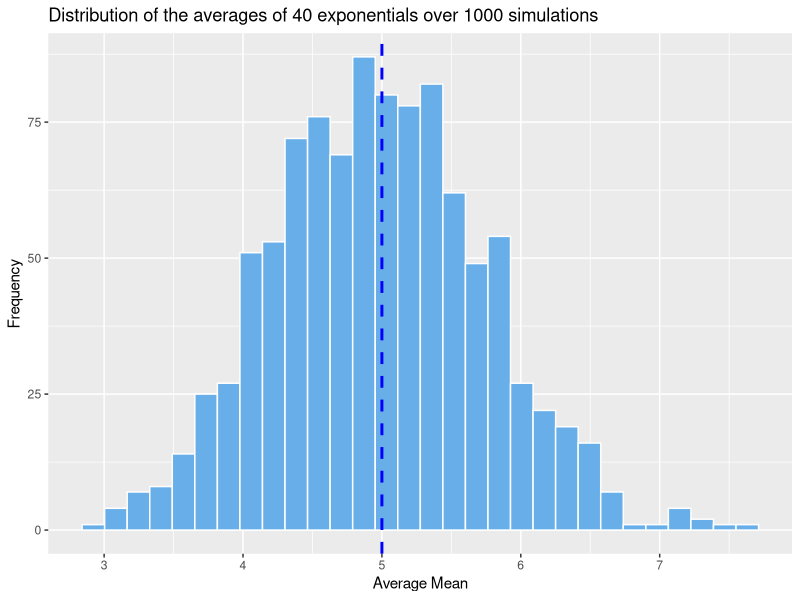
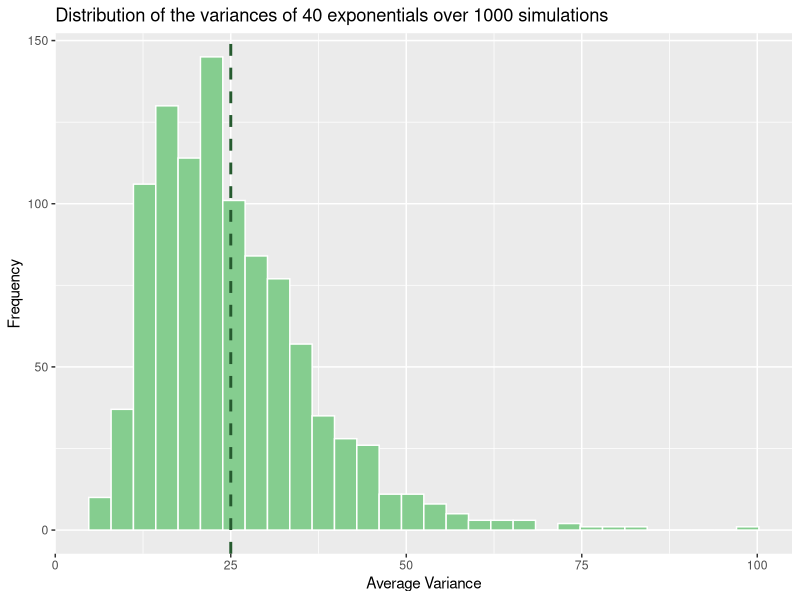

These charts were generated, in order, by the following R code:
## ---- chunk 1
knitr::opts_chunk$set(echo = TRUE)
## ---- chunk 2
        library(ggplot2)
        lambda <- 0.2
## ---- chunk 3
        ## Simulate 40 exponentials one thousand times and find the average means and variances.
                means <- NULL
                for (i in 1:1000) means = c(means, mean(rexp(40, 0.2)))
        
                vars <- NULL
                for (i in 1:1000) vars = c(vars, sd(rexp(40, 0.2))^2)

        ## Convert to dataframes to be used in ggplot2
                mns <- data.frame(means)
                vrs <- data.frame(vars)
## ---- chunk 4
        ## Calculate the distribution and the theoretical means and store in a dataframe to be used in ggplot
                distMean <- mean(means)
                theoMean <- 1/lambda

                central_means <- data.frame(statistic = c("distMean", "theoMean"),
                             value = c(distMean, theoMean))
                
        ## Plot the average means on a histogram and compare to the theoretical mean
                ggplot(mns, aes(x=means)) + 
                        geom_histogram(col = "white", fill = "#68AFEA") +
                        scale_x_continuous(name = "Average Mean", breaks=seq(0, 8, 1)) +
                        labs(y = "Frequency") +
                        geom_vline(aes(xintercept=theoMean), color="blue", linetype="dashed", size=1) +
                        labs(title="Distribution of the averages of 40 exponentials over 1000 simulations")
## ---- chunk 5
        ## Calculate the theoretical variance
                theoVar <- (1/lambda)^2
        ## Plot the average variances on a histogram and compare to the theoretical variance
                ggplot(vrs, aes(x=vars)) + 
                        geom_histogram(col = "white", fill = "#85CD8F") +
                        labs(x = "Average Variance", y = "Frequency") +
                        geom_vline(aes(xintercept=theoVar), color="#265B2F", linetype="dashed", size=1) +
                        labs(title="Distribution of the variances of 40 exponentials over 1000 simulations")
